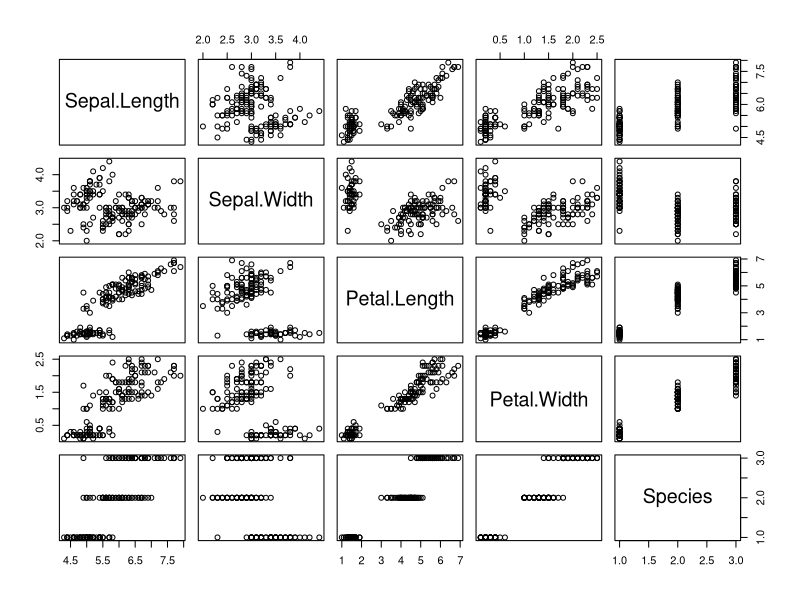
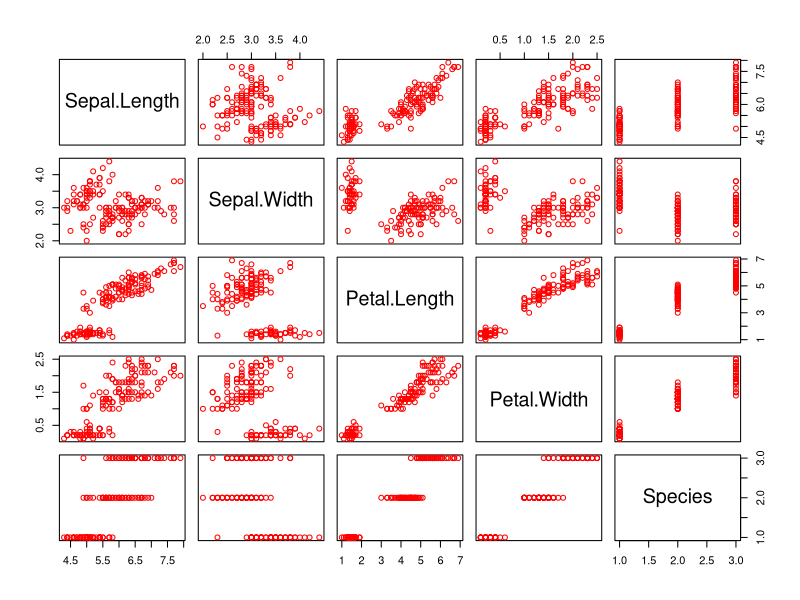
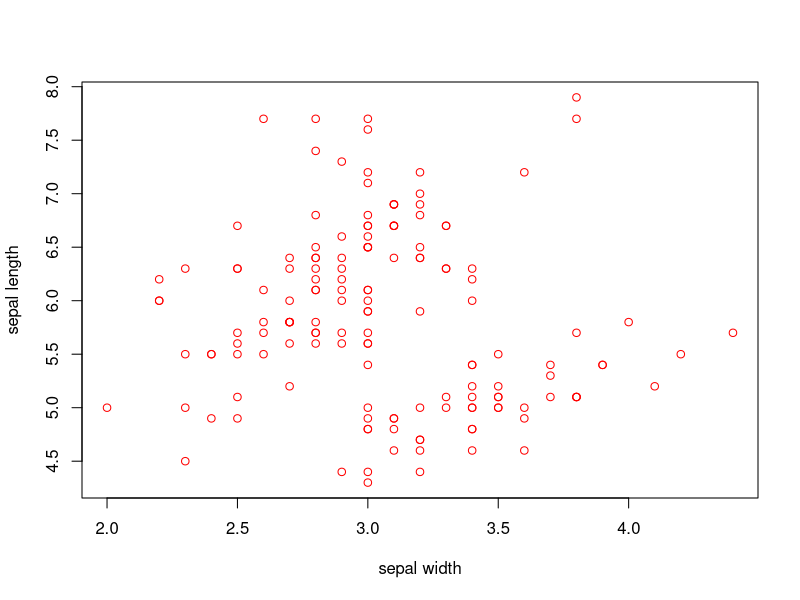
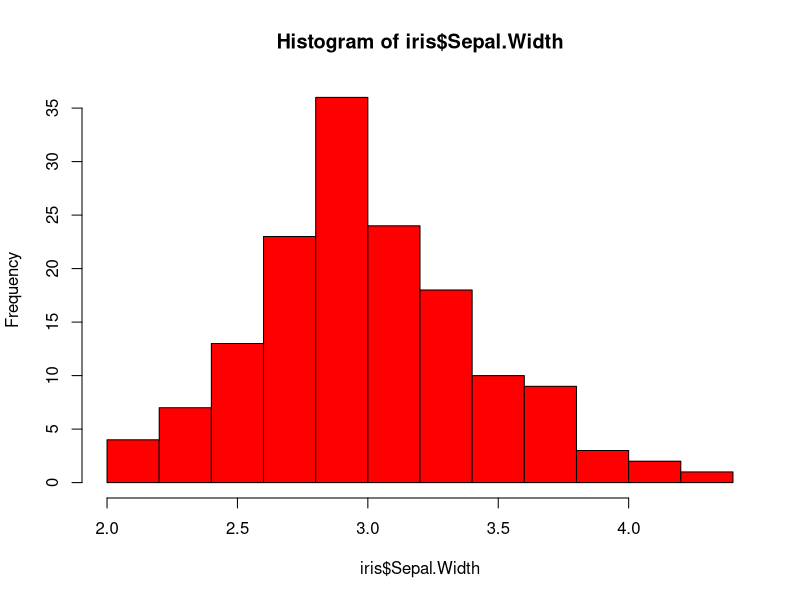

The R source for these figures, in order: (Note: this script raises an error after producing the figures.)


#Exploratory Data Analysis

#Importing Dataset Library
library(datasets) 


#Importing Iris Dataset
data(iris) 


#Viewing Iris Data
View(iris) 


#Viewing First 4 Tables
head(iris, 4)


#Viewing Last 4 Tables
tail(iris, 4) 


#Summarizing the Total Data
summary(iris) 


#Summarizing the Data with Respect to a Column
summary(iris$Sepal.Length) 


#Checking if Data has any Null Values
sum(is.null(iris)) 


#Data Visualization
plot(iris)
plot(iris, col="red")



#Scatter Plot
plot(iris$Sepal.Width, iris$Sepal.Length, col="red",
     xlab="sepal width", ylab="sepal length")



#Histogram
hist(iris$Sepal.Width, col = "Red")



#Installing Skimr Library
install.packages("skimr")


#Importing Skimr Library
library(skimr) 


#Skimming Iris Data
skim(iris) 



#Skimming Iris Data with Respect to a Column
iris %>%
  dplyr::group_by(Species) %>%
  skim()


#Developing Machine Learning Model
install.packages("caret")


#Importing Packages for machine learning algorithms
library(caret) 

data(iris)

sum(is.null(iris))


#Reproducing Random Numbers
set.seed(100) 



# Partitioning 80 to 20 the Training Dataset
TrainingIndex <- createDataPartition(iris$Species, p=0.8,list=FALSE)
TrainingSet <- iris[TrainingIndex,]
TestingSet <- iris[-TrainingIndex,]

View(TrainingSet)
View(TestingSet)


# SVM model 
#Build Training Model
Model <- train(Species ~., data = TrainingSet,
               method = "svmPoly",
               na.action = na.omit,
               preProcess = c("scale", "center"),
               trControl = trainControl(method = "none"),
               tuneGrid = data.frame(degree=1, scale=1,C=1))



#Build Cross Validation model wih 10 folds
Model.cv <- train(Species ~ ., data = TrainingSet,
                  method = "svmPoly",
                  na.action = na.omit,
                  preProcess=c("scale","center"),
                  trControl= trainControl(method="cv", number=10),
                  tuneGrid = data.frame(degree=1,scale=1,C=1)
)



# Apply model for prediction
Model.training <- predict(Model, TrainingSet) # Apply model to make prediction on Training Set
Model.testing <- predict(Model, TestingSet) # Apply model to make prediction on Testing Set
Model.cv <-predict(Model.cv, TrainingSet)



# Applying Confusion Matrix which is a Metric System to measure the Accuracy
Model.training.confusion <-confusionMatrix(Model.training, TrainingSet$Species)
Model.testing.confusion <-confusionMatrix(Model.testing, TestingSet$Species)
Model.cv.confusion <-confusionMatrix(Model.cv, TrainingSet$Species)


#Printing the Confusion Matrix
print(Model.training.confusion)
print(Model.testing.confusion)
print(Model.cv.confusion)


#Used to Show the Importance of Variables
Importance <- varImp(Model)
plot(Importance)
